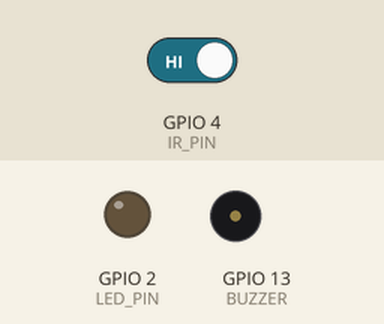
This sketch was run on a simulated ESP32. Parts: output pins drawn as LEDs (lit = HIGH), buzzer (waves = sounding). The test bench sets the inputs (shaded band); at power-on: GPIO 4 (IR_PIN) HIGH. WiFi joins after 1.5 s; servers stay silent unless stated; what the sketch prints to the serial monitor is not drawn.

Above: at 3.7 s.
3.8 s: GPIO 4 (IR_PIN) driven LOW
At 4.9 s:
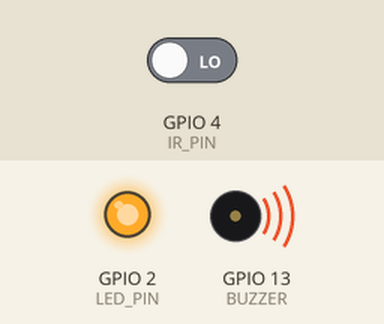
5.3 s: GPIO 4 (IR_PIN) driven HIGH
At 6.1 s:
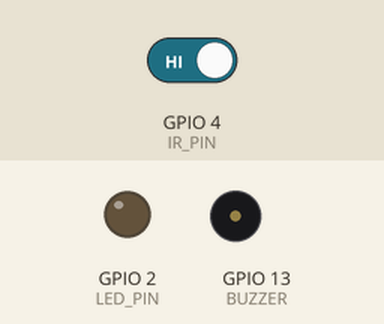
Timing chart, 0 to 8.3 s (numbered marks = the images above; inputs shaded):
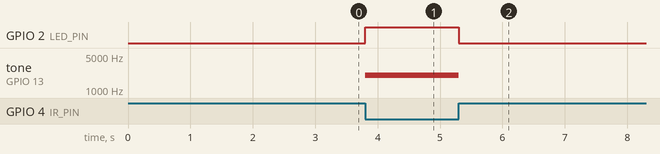

The sketch:

drone_obstacle.ino
```cpp
#include <WiFi.h>

const char* ssid = "GT";
const char* password = "12345678";

WiFiServer server(80);

#define IR_PIN 4
#define LED_PIN 2
#define BUZZER 13
int sensorValue = 0;
void setup() {
  Serial.begin(115200);
  delay(1000);

  pinMode(IR_PIN, INPUT);
  pinMode(LED_PIN, OUTPUT);

  ledcAttach(BUZZER, 2000, 8);

  WiFi.begin(ssid, password);

  Serial.print("Connecting");

  while (WiFi.status() != WL_CONNECTED) {
    delay(500);
    Serial.print(".");
  }

  Serial.println("\nConnected");
  Serial.println(WiFi.localIP());

  server.begin();
}

void loop() {

  // ---------------- SENSOR LOGIC ----------------
  sensorValue = digitalRead(IR_PIN);

  if (sensorValue == LOW) {
    digitalWrite(LED_PIN, HIGH);
    ledcWriteTone(BUZZER, 2000);
  } else {
    digitalWrite(LED_PIN, LOW);
    ledcWriteTone(BUZZER, 0);
  }

  // ---------------- SERVER ----------------
  WiFiClient client = server.available();
  if (!client) return;

  String request = client.readStringUntil('\r');
  client.flush();

  // ---------- API ENDPOINT ----------
  if (request.indexOf("GET /status") >= 0) {
    client.println("HTTP/1.1 200 OK");
    client.println("Content-Type: text/plain");
    client.println("Connection: close");
    client.println();

    client.print(sensorValue);
    client.stop();
    return;
  }

  // ---------- MAIN WEB PAGE ----------
  client.println("HTTP/1.1 200 OK");
  client.println("Content-type:text/html");
  client.println("Connection: close");
  client.println();

  client.println(R"rawliteral(
<!DOCTYPE html>
<html>
<head>
  <title>Drone System</title>
</head>

<body style="font-family:Arial;text-align:center;background:#f2f2f2;">

<h1>Smart Drone Obstacle Detection System</h1>

<div id="statusBox"
     style="padding:20px;margin:20px;border-radius:10px;font-size:22px;">
</div>

<script>
async function updateStatus() {
  const res = await fetch('/status');
  const value = await res.text();

  const box = document.getElementById('statusBox');

  if (value == "0") {
    box.style.background = "#e74c3c";
    box.style.color = "white";
    box.innerHTML = "OBSTACLE DETECTED";
  } else {
    box.style.background = "#2ecc71";
    box.style.color = "white";
    box.innerHTML = "CLEAR PATH";
  }
}

// update every 500ms
setInterval(updateStatus, 500);
updateStatus();
</script>

</body>
</html>
)rawliteral");

  client.stop();
}
```

Measured:
- after the input at 3.8 s, GPIO 2 (LED_PIN): LOW → HIGH at once; tone on GPIO 13 (BUZZER): silent → 2000 Hz at once
- after the input at 5.3 s, GPIO 2 (LED_PIN): HIGH → LOW at once; tone on GPIO 13 (BUZZER): 2000 Hz → silent at once
